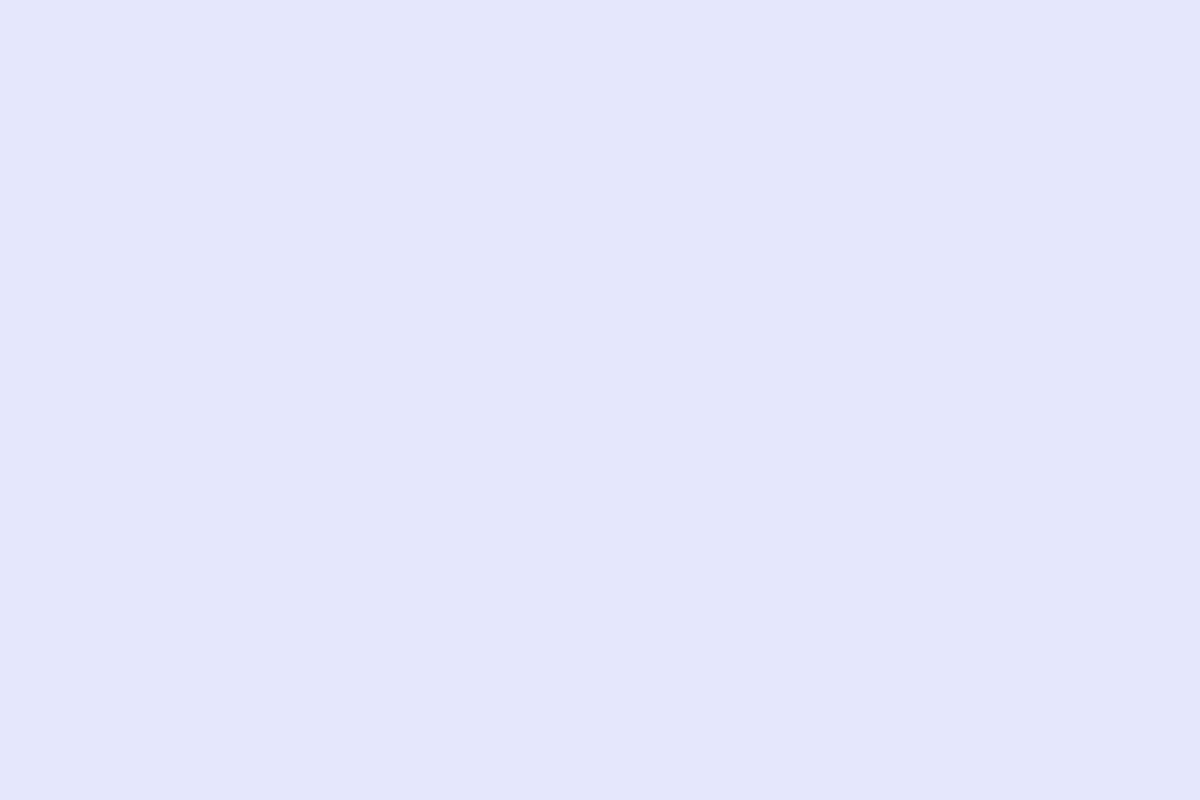
Frame 1 (no input)
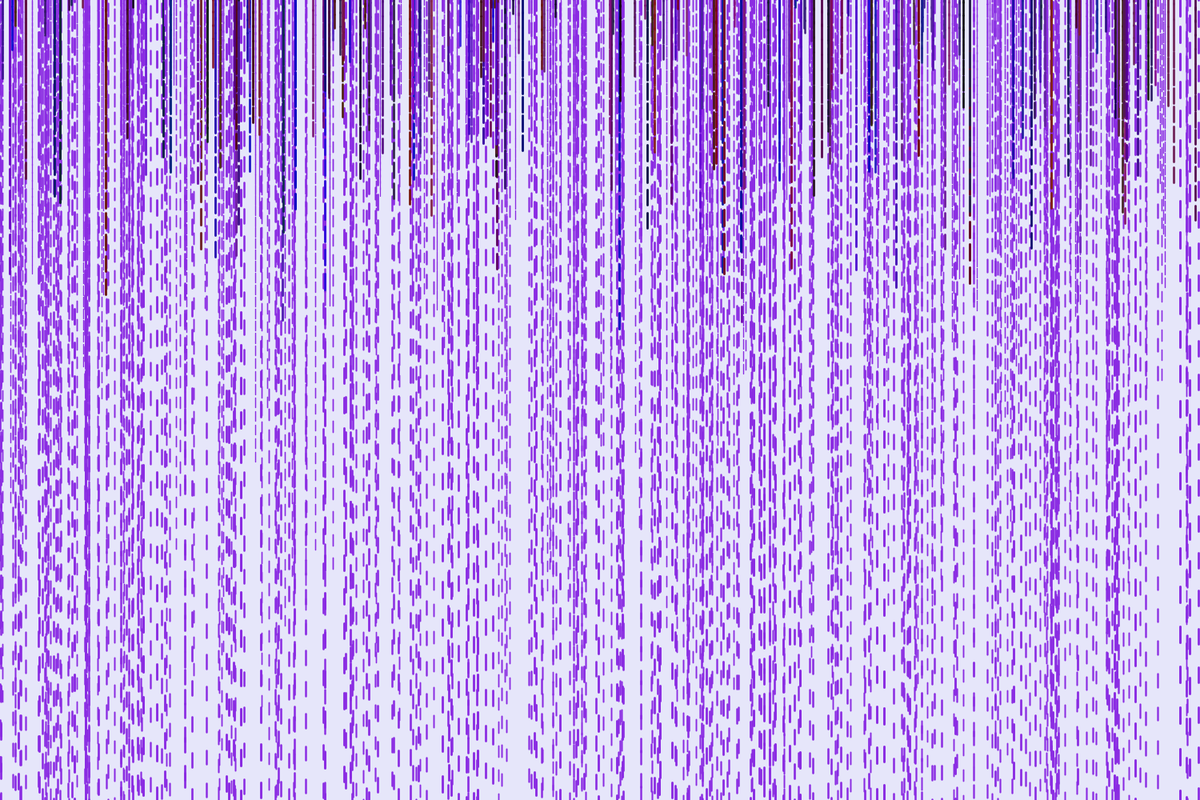
Frame 60 (the mouse pressed at the canvas centre just before this capture)
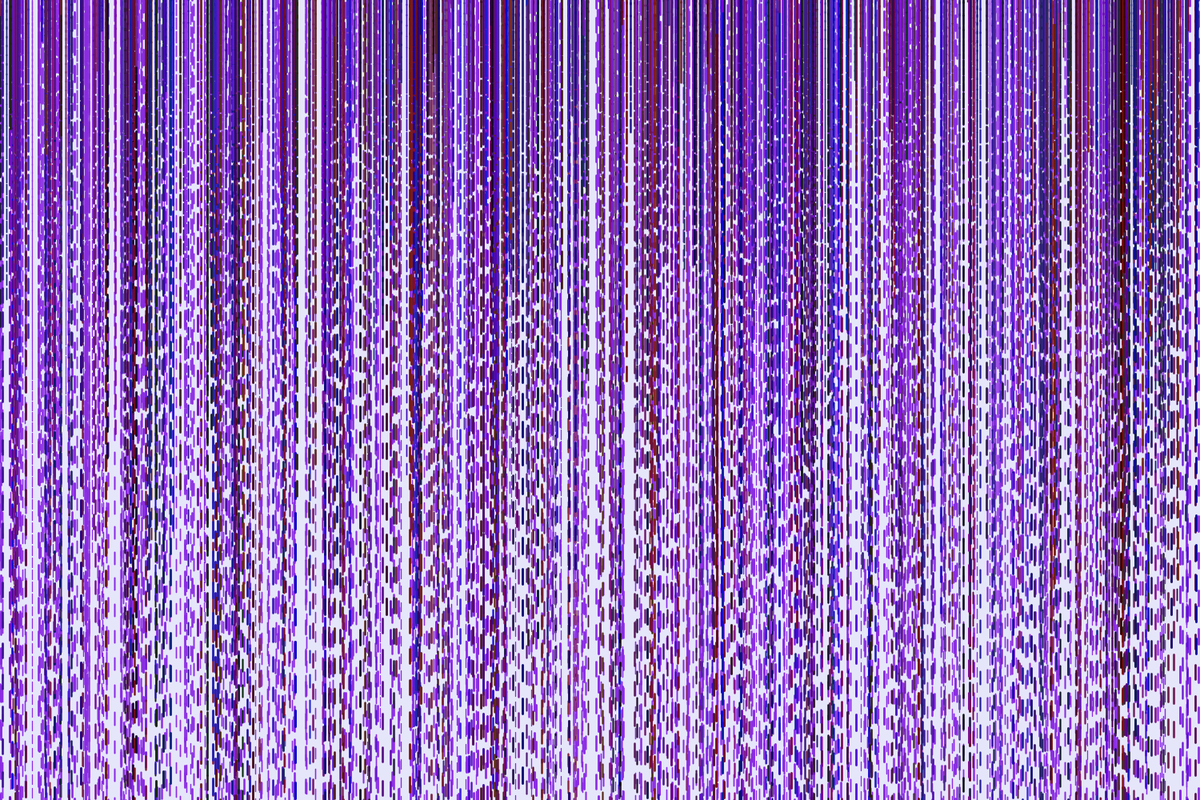
Frame 120 (the mouse held since frame 60 and released just before this capture)

The Processing sketch that drew these frames (run headless with seeded random() and noise(); from frame 60 on, the mouse is pressed at the canvas centre):

// Processing sketch: Ephemera_Rain_Draw
// ── Ephemera_Rain_Draw.pde
Drop[] drops = new Drop[500];
float x1 = 750;
float y1 = 500;

void setup() {
  
  size(1500, 1000); 
  background(230, 230, 250);
  //colorMode(HSB);
  for (int i = 0; i < drops.length; i++) {
     drops[i] = new Drop();
   }
}


void draw() {
//background(230, 230, 250);
  for (int i = 0; i < drops.length; i++) {
    drops[i].fall();
    drops[i].show();
  }
}

// ── Drop.pde
class Drop {
  float x = random(width);
  float y = random(-500,-100);
  float z = random(0,20);
  float len = map(z, 0, 20, 10, 20);
  float yspeed = map(z,0, 20, 1, 20);
  float c1 = 138;
  float c2 = 43;
  float c3 = 226;
  
  void fall() {
    y = y + yspeed;
    float grav = map(z, 0, 20, 0, 0.9);
    yspeed = yspeed +grav;
   
    if (y>=height){   
     y = random(-200,-100);
     x = random(width);
     yspeed = map(z,0, 20, 4, 10);
     c1 =(random(0,138));
     c2 =(random(0,43));
     c3 =(random(0,226));
    }
    
  }
  
  void show() {
    float thick = map(z, 0, 20, 1, 3);
    strokeWeight(thick);
    stroke(138, 43, 226); 
    stroke(c1,c2,c3);
    line(x,y,x,y+len);
   
  }
  
  
  
  
  
}
